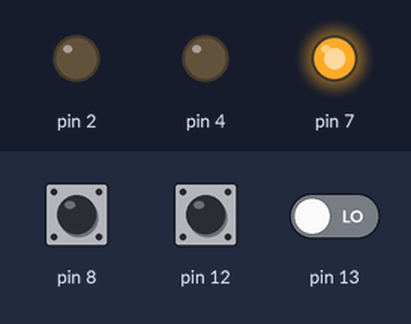
A sketch run on a simulated Arduino Uno, built with avr-gcc and run on an emulated ATmega328P. On the bench: output pins drawn as LEDs (lit = HIGH). The test bench sets the inputs (shaded band); at power-on: pin 13 LOW, pin 12 HIGH, pin 8 HIGH.

Above: at 1.2 s.
1.3 s: pin 13 driven HIGH
At 1.5 s:
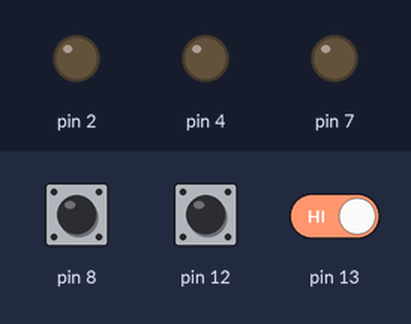
At 2.7 s:
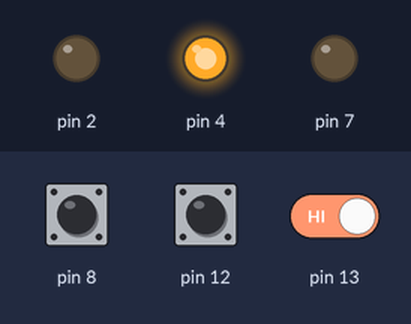
3.2 s: pin 12 pulsed LOW 5 times (0.12 s each, 0.3 s apart)
At 5.9 s:
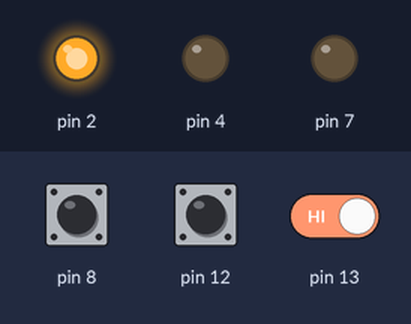
Timing chart, 0 to 41.4 s (numbered marks = the images above; inputs shaded):
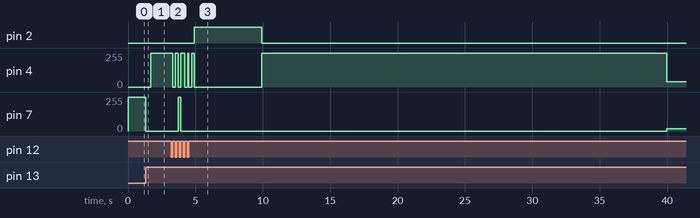

Measured:
- after the input at 1.3 s, pin 4: 0/255 → 255/255 after 0.40 s; pin 7: 255/255 → 0/255 at once
- after the input at 3.2 s, pin 2: LOW → HIGH after 1.7 s, → LOW 5.0 s later; pin 7: 0/255 → 255/255 after 0.52 s, → 0/255 0.20 s later, → 18/255 36.0 s later

The sketch:

oblig_4_tinkercad1.ino
```cpp
	void setup() {
	  pinMode(2, OUTPUT);
	  pinMode(4, OUTPUT);
	  pinMode(7, OUTPUT);
	  pinMode(8, INPUT);
	  pinMode(12, INPUT);
	  pinMode(13, INPUT);
	}

	const int LOCKED = 1;
	const int WAITCLICKONE = 2;
	const int WAITCLICKTWO = 3;
	const int CHECKING = 4;
	const int UNLOCKED = 5;
	int state = LOCKED;

	int start = 0;
	int code[] = {1, 1};
	int codeTry[2];

	int buttonOneUsed = 0;
	int buttonTwoUsed = 0;


	void loop() {
	  int buttonOne = digitalRead(12);
	  int buttonTwo = digitalRead(8);
	  int sensor = digitalRead(13);

	  if(buttonOne == LOW) buttonOneUsed = 0;
	  if(buttonTwo == LOW) buttonTwoUsed = 0;

	  switch(state) {

	    case LOCKED:
	      digitalWrite(7, HIGH);
	      if(sensor == HIGH) {
	        digitalWrite(7, LOW);
	        state = WAITCLICKONE;
	        start = millis();
	      }
	      break;

	    case WAITCLICKONE:
	      digitalWrite(4, HIGH);
	      if(buttonOne == HIGH && !buttonOneUsed) {
	         buttonOneUsed = 1;
	         codeTry[0] = 1;
	         digitalWrite(4, LOW);
	         delay(200);
	         state = WAITCLICKTWO;
	      }

	      if(buttonTwo == HIGH && !buttonTwoUsed) {
	         buttonTwoUsed = 1;
	         codeTry[0] = 2;
	         digitalWrite(4, LOW);
	         delay(200);
	         state = WAITCLICKTWO;
	      }

	      if(millis() - start > 10000) {
	         digitalWrite(4, LOW);
	         state = LOCKED;
	      }
	      break;

	    case WAITCLICKTWO:
	      digitalWrite(4, HIGH);
	      if(buttonOne == HIGH && !buttonOneUsed) {
	         buttonOneUsed = 1;
	         codeTry[1] = 1;
	         digitalWrite(4, LOW);
	         delay(200);
	         digitalWrite(4, HIGH);
	         delay(200);
	         digitalWrite(4, LOW);
	         state = CHECKING;
	      }

	      if(buttonTwo == HIGH && !buttonTwoUsed) {
	         buttonTwoUsed = 1;
	         codeTry[1] = 2;
	         digitalWrite(4, LOW);
	         delay(200);
	         digitalWrite(4, HIGH);
	         delay(200);
	         digitalWrite(4, LOW);
	         state = CHECKING;
	      }

	      if(millis() - start > 10000) {
	         digitalWrite(4, LOW);
	         state = LOCKED;
	      }
	      break;

	    case CHECKING:

	      if(code[0] == codeTry[0] && code[1] == codeTry[1]) {
	         digitalWrite(2, HIGH);
	         state = UNLOCKED;
	      } else {
	         digitalWrite(7, HIGH);
	         delay(200);
	         digitalWrite(7, LOW);
	         state = LOCKED;
	      }
	      break;

	    case UNLOCKED:
	      delay(5000);
	      digitalWrite(2, LOW);
	      state = LOCKED;
		  break;
	  }
	}
```
